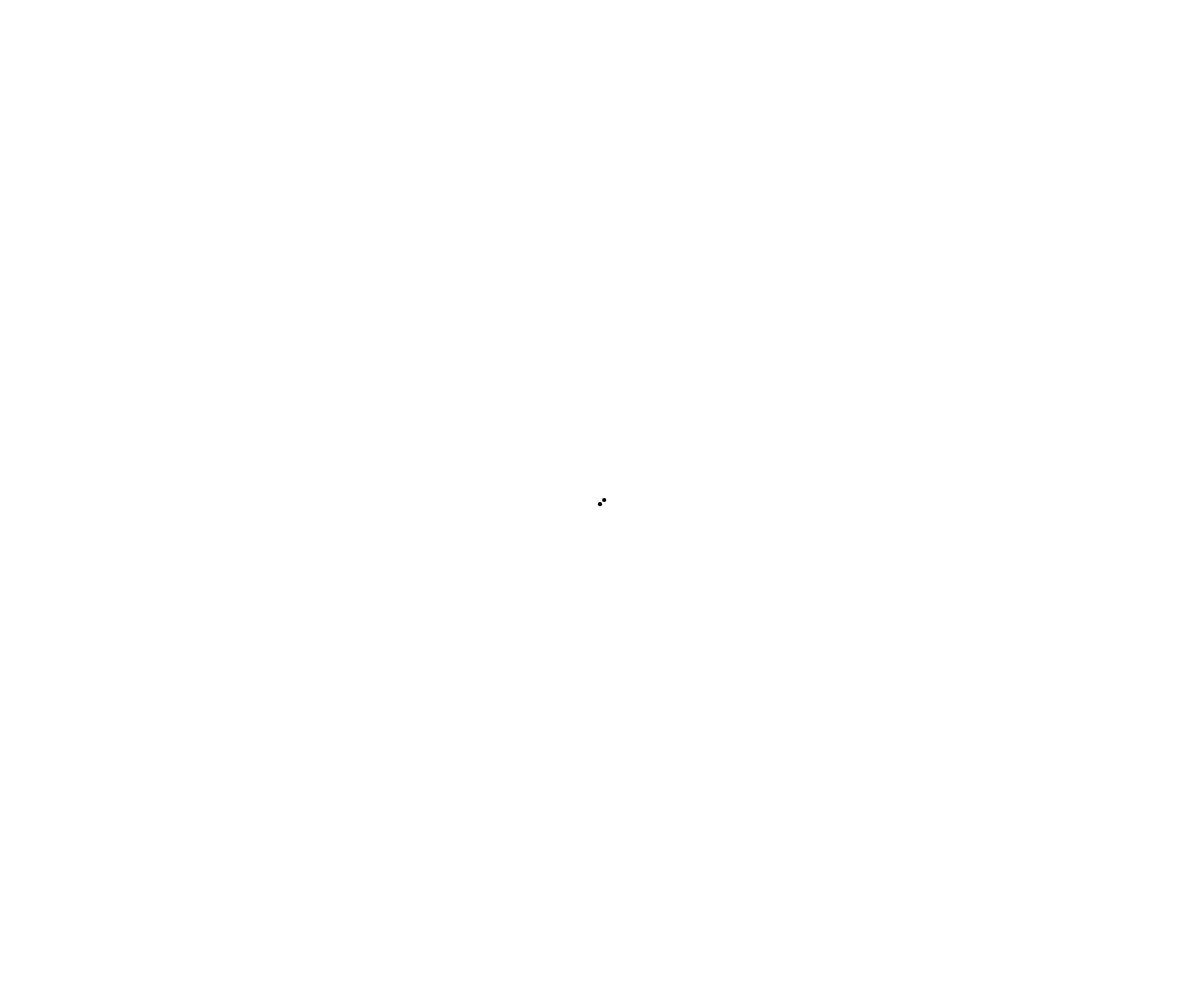
Frame 1 (no input)
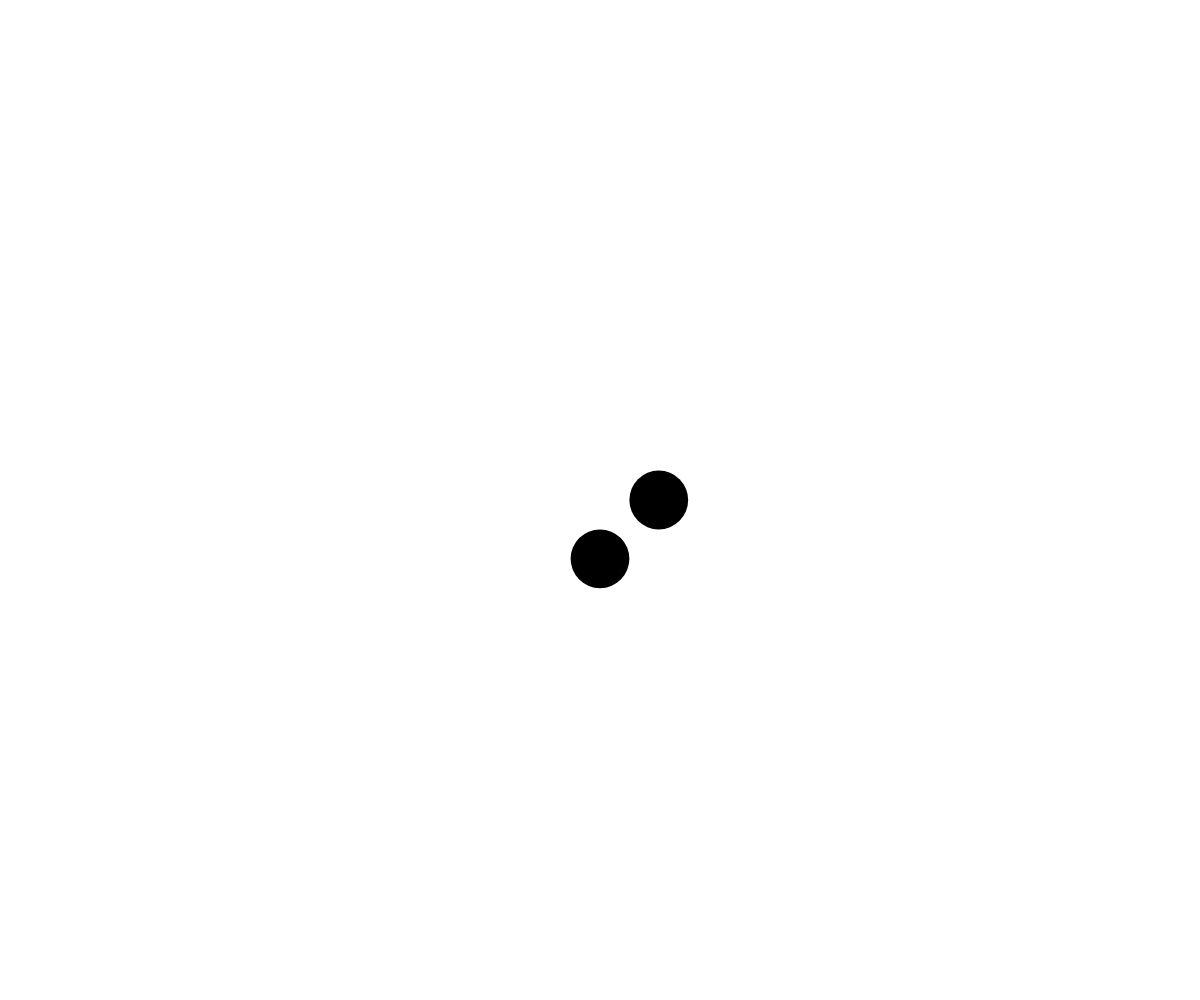
Frame 60 (no input)
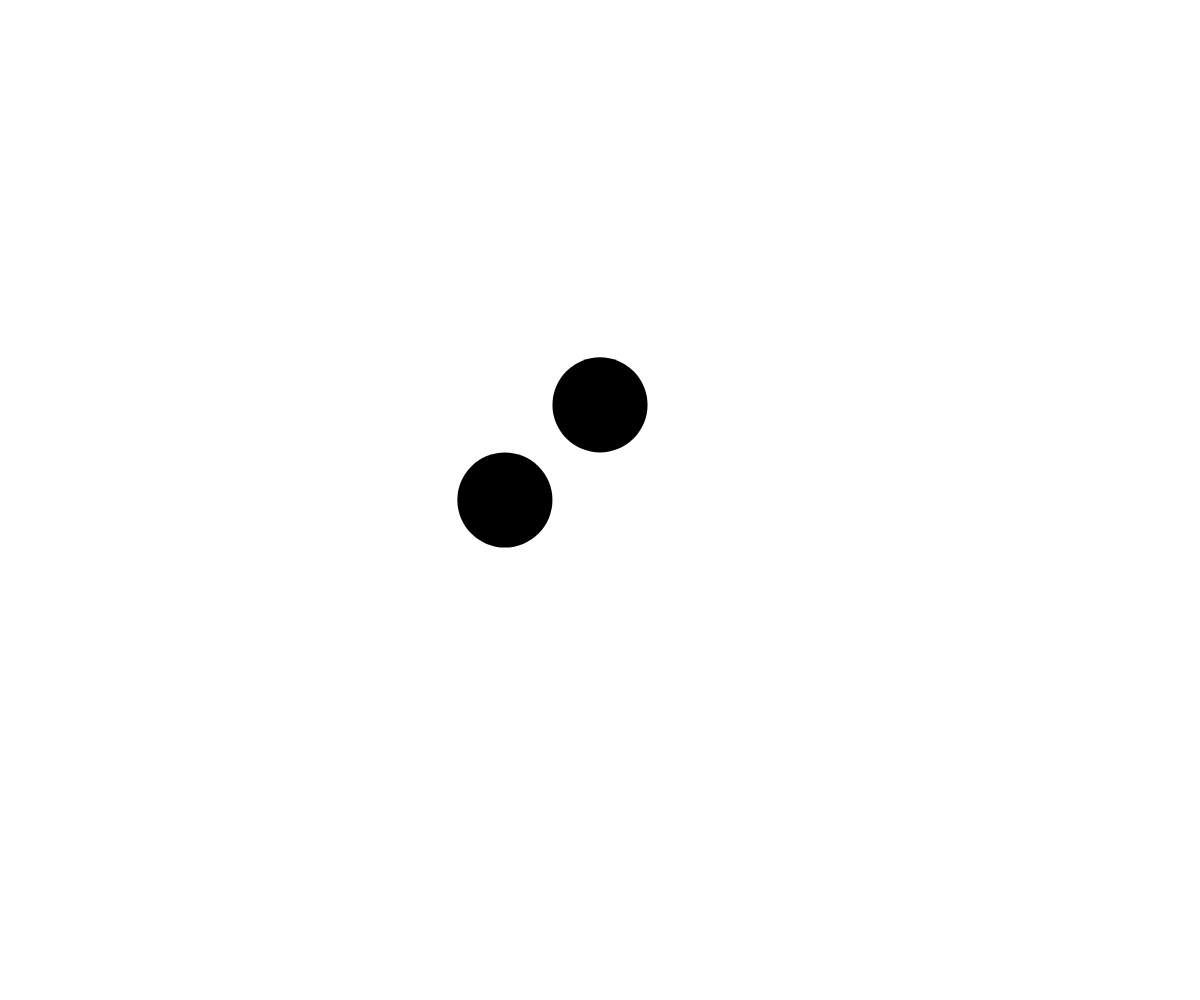
Frame 120 (the mouse pressed at the canvas centre since frame 60)

The p5.js sketch that drew these frames (run headless with seeded random() and noise() and a simulated clock; from frame 60 on, the mouse is pressed at the canvas centre):

// p5.js sketch
// ── sketch.js
let amplitude = 100;
let period = 150;

function setup() {
  createCanvas(windowWidth, windowHeight);
  frameRate(60);
}

function draw() {
  background(255);
  noStroke();
  fill(0);
  let x = width / 2;
  let y = amplitude * sin((TWO_PI * frameCount) / period);

  ellipse(x, y + height / 2, y, y);

  let x1 = amplitude * sin((TWO_PI * frameCount) / period);
  let y1 = height / 2;
  ellipse(x1 + width / 2, y1, y, y);
}
